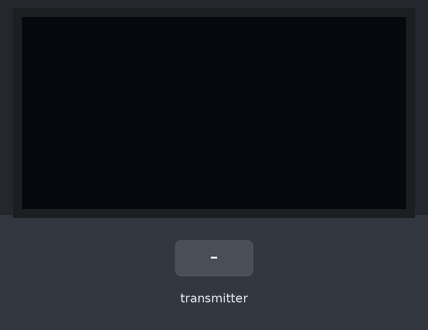
Simulated run of this sketch. Board: Arduino Uno, built with avr-gcc and run on an emulated ATmega328P. On the bench: 128×64 one-colour display. Inputs (shaded band) come from the test bench. No radio packets arrive unless stated.

Above: at 1.2 s.
1.3 s: the transmitter starts sending a.0 = 0
At 2.5 s:
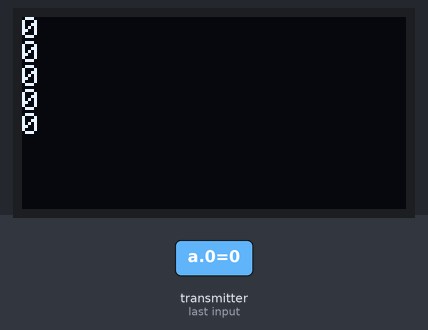
4.3 s: the transmitter starts sending a.1 = 256
At 5.7 s:
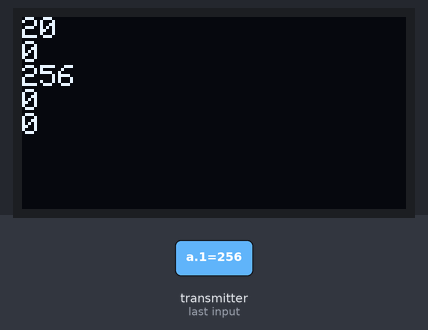
6.5 s: the transmitter starts sending a.2 = 256
At 8.2 s:
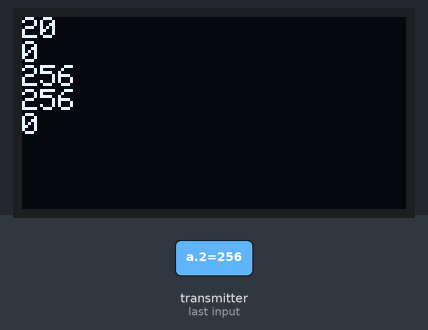
8.5 s: the transmitter starts sending a.3 = 256
At 9.8 s:
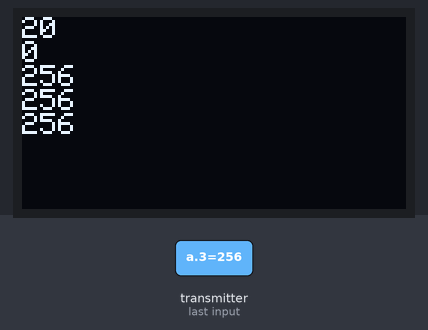
10.5 s: the transmitter starts sending a.0 = 256
At 11.4 s:
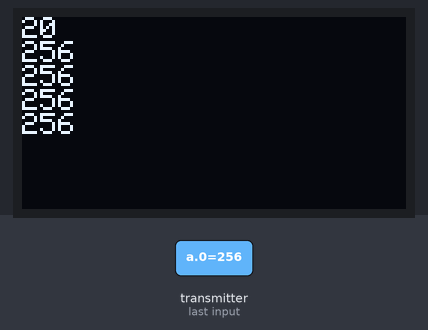
12.5 s: the transmitter starts sending a.1 = 0
At 14.1 s:
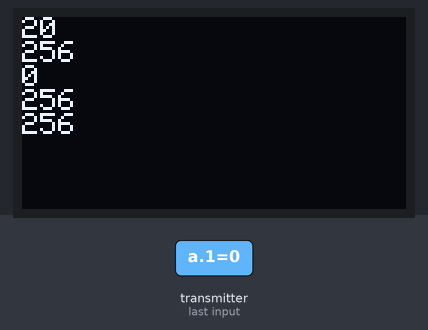
Timing chart, 0 to 15.5 s (numbered marks = the images above; inputs shaded):
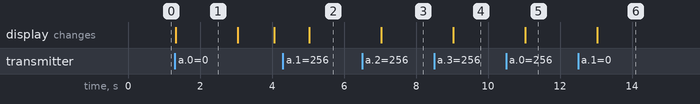

The sketch:

a_receiver.ino
```cpp
#include <SPI.h>
#include <nRF24L01.h>
#include <RF24.h>
#include <Wire.h>
#include <Adafruit_GFX.h>
#include <Adafruit_SSD1306.h>

const int n = 4;
#define OLED_RESET 4
Adafruit_SSD1306 display(OLED_RESET);

struct Data
{
  int a[n];
} data;

int packets = 0;
void printData(const struct Data& d)
{
  display.clearDisplay();
  display.setCursor(0,0);
  display.println(packets);
  for (int i = 0; i < n - 1; ++i)
  {
    display.println(d.a[i]);
//    Serial.print(d.a[i]);
//    Serial.print(" ");
  }
  display.println(d.a[n - 1]);
//  Serial.println(d.a[n - 1]);
  display.display();
}

RF24 radio(9,10);

// Radio pipe addresses for the 2 nodes to communicate.
const uint64_t pipe = 0xF0F0F0F0E2LL;

void setup(void)
{
  radio.begin();
  radio.setAutoAck(false);
  radio.setDataRate(RF24_250KBPS);

  radio.openReadingPipe(1, pipe);
  radio.startListening();
  Serial.begin(115200);

  display.begin(SSD1306_SWITCHCAPVCC, 0x3C);
  display.setTextSize(1);
  display.setTextColor(WHITE);
}

int thispackets = 0;
unsigned long lastsec = 0;
void loop(void)
{
  while (radio.available())
  {
    unsigned long newsec = millis() / 1000;
    if (newsec != lastsec)
    {
      printData(data);
      lastsec = newsec;
      packets = thispackets;
      thispackets = 0;
    }

    radio.read(&data, sizeof(Data));
    ++thispackets;
  }
}
// vim:cin:ai:sts=2 sw=2 ft=cpp
```

Measured:
- after the input at 1.3 s, the display: changes at once (image 1)
- after the input at 4.3 s, the display: changes after 0.74 s (image 2)
- after the input at 6.5 s, the display: changes after 0.54 s (image 3)
- after the input at 8.5 s, the display: changes after 0.53 s (image 4)
- after the input at 10.5 s, the display: changes after 0.54 s (image 5)
- after the input at 12.5 s, the display: changes after 0.54 s (image 6)
- what the display in image 1 shows lasts 1.8 s, from 1.3 s to 3.1 s
